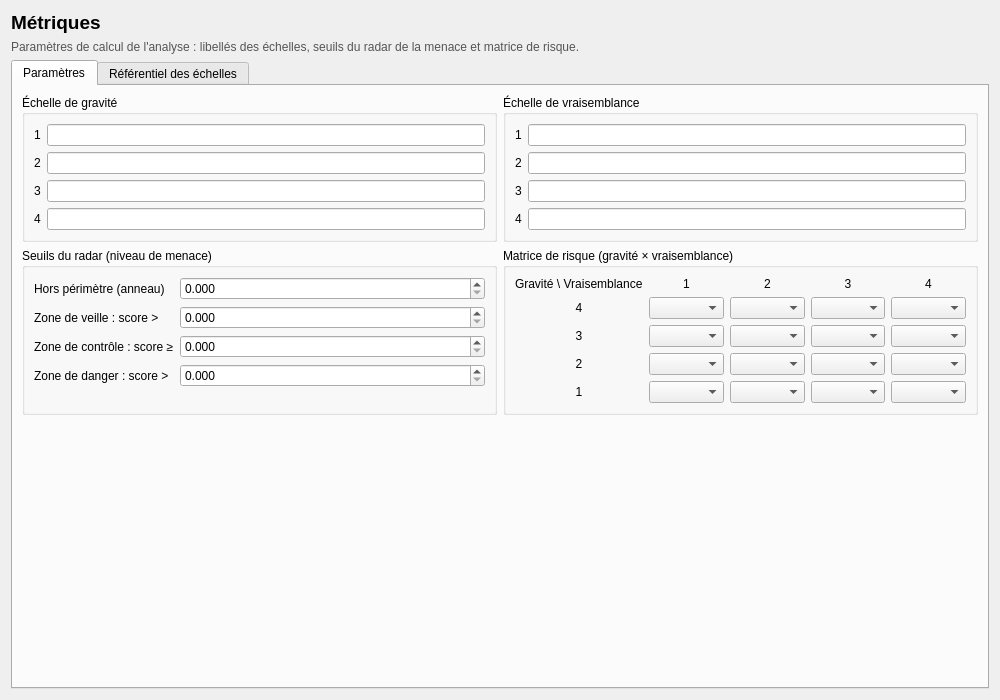
<?xml version="1.0" encoding="UTF-8"?>
<ui version="4.0">
 <class>MetricsPage</class>
 <widget class="QWidget" name="MetricsPage"><property name="geometry"><rect><x>0</x><y>0</y><width>1000</width><height>700</height></rect></property><layout class="QVBoxLayout" name="verticalLayout"><item><widget class="QLabel" name="titleLabel"><property name="text"><string>Métriques</string></property><property name="font"><font><pointsize>14</pointsize><bold>true</bold></font></property></widget></item><item><widget class="QLabel" name="helpLabel"><property name="text"><string>Paramètres de calcul de l'analyse : libellés des échelles, seuils du radar de la menace et matrice de risque.</string></property><property name="styleSheet"><string>color:#555;</string></property><property name="wordWrap"><bool>true</bool></property></widget></item><item><widget class="QTabWidget" name="tabWidget"><property name="currentIndex"><number>0</number></property><widget class="QWidget" name="tabParams"><attribute name="title"><string>Paramètres</string></attribute><layout class="QGridLayout" name="paramsLayout"><item row="0" column="0"><widget class="QGroupBox" name="groupGravity"><property name="title"><string>Échelle de gravité</string></property><layout class="QFormLayout" name="groupGravityLayout"><item row="0" column="0"><widget class="QLabel" name="groupGravity_label_0"><property name="text"><string>1</string></property></widget></item><item row="0" column="1"><widget class="QLineEdit" name="gravityEdit1"></widget></item><item row="1" column="0"><widget class="QLabel" name="groupGravity_label_1"><property name="text"><string>2</string></property></widget></item><item row="1" column="1"><widget class="QLineEdit" name="gravityEdit2"></widget></item><item row="2" column="0"><widget class="QLabel" name="groupGravity_label_2"><property name="text"><string>3</string></property></widget></item><item row="2" column="1"><widget class="QLineEdit" name="gravityEdit3"></widget></item><item row="3" column="0"><widget class="QLabel" name="groupGravity_label_3"><property name="text"><string>4</string></property></widget></item><item row="3" column="1"><widget class="QLineEdit" name="gravityEdit4"></widget></item></layout></widget></item><item row="0" column="1"><widget class="QGroupBox" name="groupLikelihood"><property name="title"><string>Échelle de vraisemblance</string></property><layout class="QFormLayout" name="groupLikelihoodLayout"><item row="0" column="0"><widget class="QLabel" name="groupLikelihood_label_0"><property name="text"><string>1</string></property></widget></item><item row="0" column="1"><widget class="QLineEdit" name="likelihoodEdit1"></widget></item><item row="1" column="0"><widget class="QLabel" name="groupLikelihood_label_1"><property name="text"><string>2</string></property></widget></item><item row="1" column="1"><widget class="QLineEdit" name="likelihoodEdit2"></widget></item><item row="2" column="0"><widget class="QLabel" name="groupLikelihood_label_2"><property name="text"><string>3</string></property></widget></item><item row="2" column="1"><widget class="QLineEdit" name="likelihoodEdit3"></widget></item><item row="3" column="0"><widget class="QLabel" name="groupLikelihood_label_3"><property name="text"><string>4</string></property></widget></item><item row="3" column="1"><widget class="QLineEdit" name="likelihoodEdit4"></widget></item></layout></widget></item><item row="1" column="0"><widget class="QGroupBox" name="groupZones"><property name="title"><string>Seuils du radar (niveau de menace)</string></property><layout class="QFormLayout" name="groupZonesLayout"><item row="0" column="0"><widget class="QLabel" name="groupZones_label_0"><property name="text"><string>Hors périmètre (anneau)</string></property></widget></item><item row="0" column="1"><widget class="QDoubleSpinBox" name="spinHp"><property name="decimals"><number>3</number></property><property name="maximum"><double>50</double></property><property name="singleStep"><double>0.05</double></property></widget></item><item row="1" column="0"><widget class="QLabel" name="groupZones_label_1"><property name="text"><string>Zone de veille : score &gt;</string></property></widget></item><item row="1" column="1"><widget class="QDoubleSpinBox" name="spinWatch"><property name="decimals"><number>3</number></property><property name="maximum"><double>50</double></property><property name="singleStep"><double>0.05</double></property></widget></item><item row="2" column="0"><widget class="QLabel" name="groupZones_label_2"><property name="text"><string>Zone de contrôle : score ≥</string></property></widget></item><item row="2" column="1"><widget class="QDoubleSpinBox" name="spinControl"><property name="decimals"><number>3</number></property><property name="maximum"><double>50</double></property><property name="singleStep"><double>0.05</double></property></widget></item><item row="3" column="0"><widget class="QLabel" name="groupZones_label_3"><property name="text"><string>Zone de danger : score &gt;</string></property></widget></item><item row="3" column="1"><widget class="QDoubleSpinBox" name="spinDanger"><property name="decimals"><number>3</number></property><property name="maximum"><double>50</double></property><property name="singleStep"><double>0.05</double></property></widget></item></layout></widget></item><item row="1" column="1"><widget class="QGroupBox" name="groupMatrix"><property name="title"><string>Matrice de risque (gravité × vraisemblance)</string></property><layout class="QGridLayout" name="matrixLayout"><item row="0" column="0"><widget class="QLabel" name="matrixCorner"><property name="text"><string>Gravité \ Vraisemblance</string></property></widget></item><item row="0" column="1"><widget class="QLabel" name="matrixColLabel1"><property name="text"><string>1</string></property><property name="alignment"><enum>Qt::AlignCenter</enum></property></widget></item><item row="0" column="2"><widget class="QLabel" name="matrixColLabel2"><property name="text"><string>2</string></property><property name="alignment"><enum>Qt::AlignCenter</enum></property></widget></item><item row="0" column="3"><widget class="QLabel" name="matrixColLabel3"><property name="text"><string>3</string></property><property name="alignment"><enum>Qt::AlignCenter</enum></property></widget></item><item row="0" column="4"><widget class="QLabel" name="matrixColLabel4"><property name="text"><string>4</string></property><property name="alignment"><enum>Qt::AlignCenter</enum></property></widget></item><item row="1" column="0"><widget class="QLabel" name="matrixRowLabel4"><property name="text"><string>4</string></property><property name="alignment"><enum>Qt::AlignCenter</enum></property></widget></item><item row="1" column="1"><widget class="QComboBox" name="matrixCombo_4_1"></widget></item><item row="1" column="2"><widget class="QComboBox" name="matrixCombo_4_2"></widget></item><item row="1" column="3"><widget class="QComboBox" name="matrixCombo_4_3"></widget></item><item row="1" column="4"><widget class="QComboBox" name="matrixCombo_4_4"></widget></item><item row="2" column="0"><widget class="QLabel" name="matrixRowLabel3"><property name="text"><string>3</string></property><property name="alignment"><enum>Qt::AlignCenter</enum></property></widget></item><item row="2" column="1"><widget class="QComboBox" name="matrixCombo_3_1"></widget></item><item row="2" column="2"><widget class="QComboBox" name="matrixCombo_3_2"></widget></item><item row="2" column="3"><widget class="QComboBox" name="matrixCombo_3_3"></widget></item><item row="2" column="4"><widget class="QComboBox" name="matrixCombo_3_4"></widget></item><item row="3" column="0"><widget class="QLabel" name="matrixRowLabel2"><property name="text"><string>2</string></property><property name="alignment"><enum>Qt::AlignCenter</enum></property></widget></item><item row="3" column="1"><widget class="QComboBox" name="matrixCombo_2_1"></widget></item><item row="3" column="2"><widget class="QComboBox" name="matrixCombo_2_2"></widget></item><item row="3" column="3"><widget class="QComboBox" name="matrixCombo_2_3"></widget></item><item row="3" column="4"><widget class="QComboBox" name="matrixCombo_2_4"></widget></item><item row="4" column="0"><widget class="QLabel" name="matrixRowLabel1"><property name="text"><string>1</string></property><property name="alignment"><enum>Qt::AlignCenter</enum></property></widget></item><item row="4" column="1"><widget class="QComboBox" name="matrixCombo_1_1"></widget></item><item row="4" column="2"><widget class="QComboBox" name="matrixCombo_1_2"></widget></item><item row="4" column="3"><widget class="QComboBox" name="matrixCombo_1_3"></widget></item><item row="4" column="4"><widget class="QComboBox" name="matrixCombo_1_4"></widget></item></layout></widget></item><item row="2" column="0"><spacer name="paramsSpacer"><property name="orientation"><enum>Qt::Vertical</enum></property><property name="sizeHint" stdset="0"><size><width>40</width><height>20</height></size></property></spacer></item></layout></widget><widget class="QWidget" name="tabReference"><attribute name="title"><string>Référentiel des échelles</string></attribute><layout class="QVBoxLayout" name="referenceLayout"><item><widget class="QTextBrowser" name="referenceBrowser"></widget></item></layout></widget></widget></item></layout></widget>
 
 <resources/>
 <connections/>
</ui>
